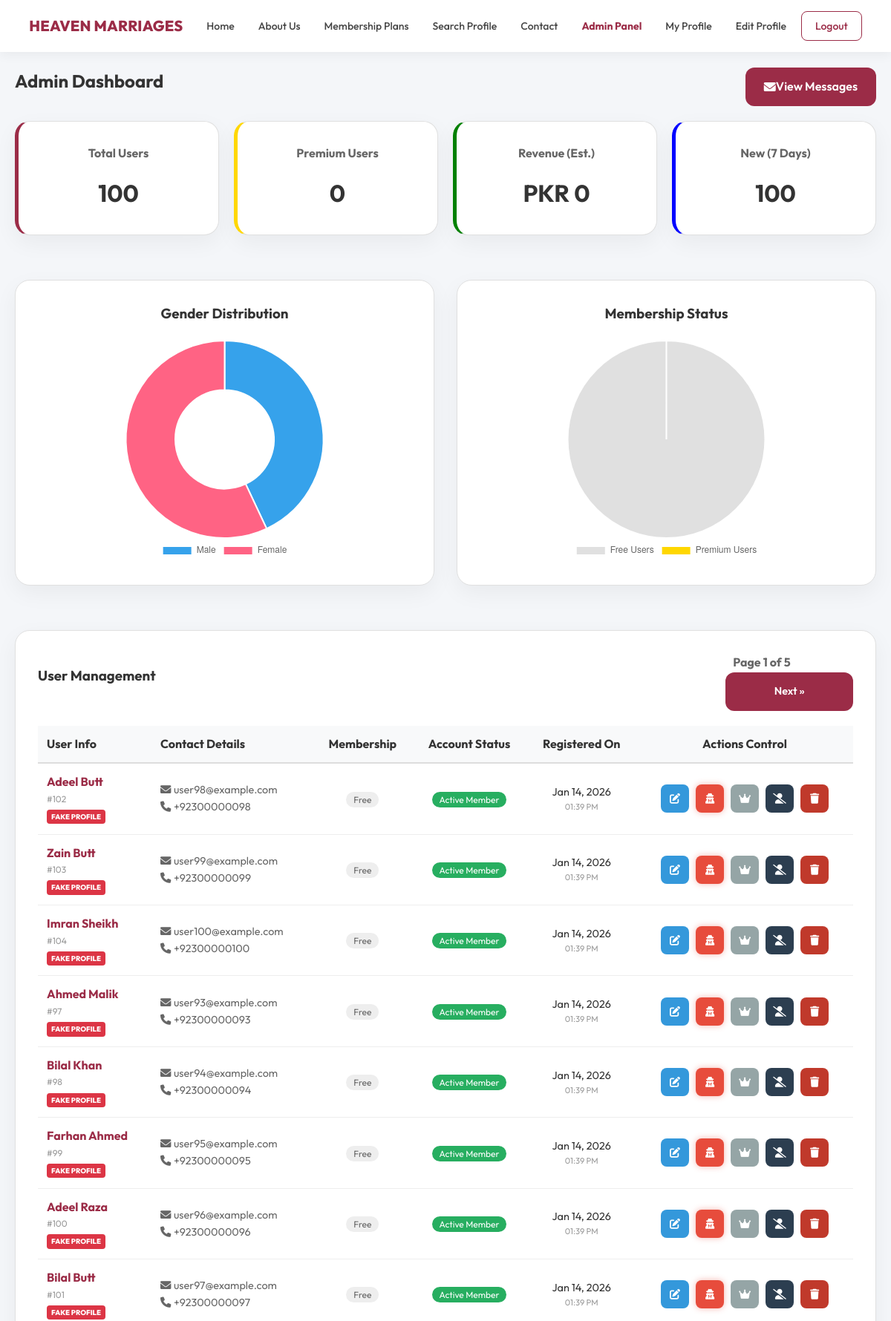
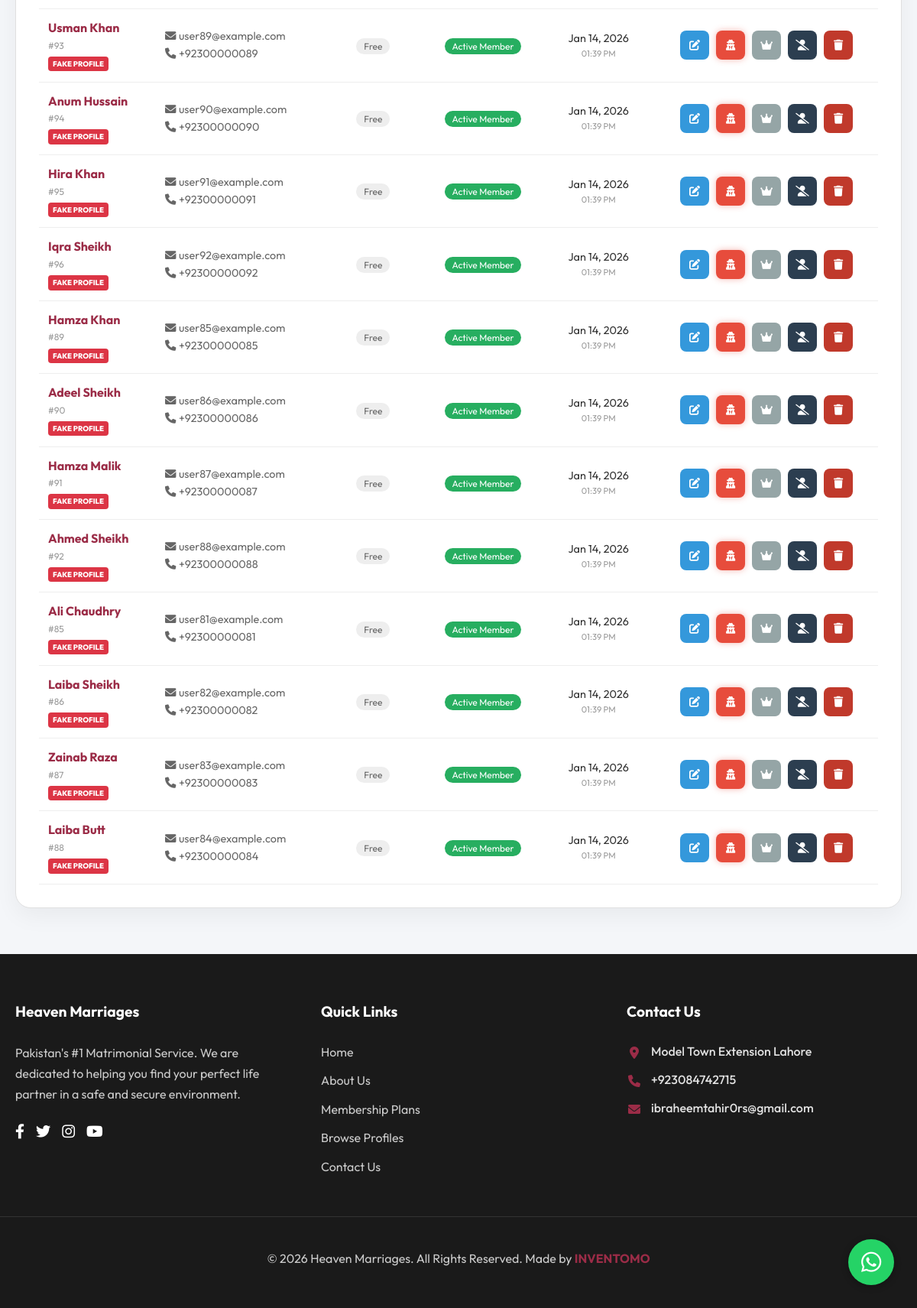
Page /admin_dashboard.php (signed in) on the committed database (2 pictures, top to bottom).
### tables this page shows
CREATE TABLE `profiles` (
  `id` int(11) NOT NULL,
  `user_id` int(11) NOT NULL,
  `phone` varchar(20) DEFAULT NULL,
  `gender` enum('Male','Female') NOT NULL,
  `date_of_birth` date DEFAULT NULL,
  `city` varchar(100) DEFAULT NULL,
  `city_origin` varchar(100) DEFAULT NULL,
  `state` varchar(100) DEFAULT NULL,
  `state_origin` varchar(100) DEFAULT NULL,
  `bio` text DEFAULT NULL,
  `partner_income` varchar(50) DEFAULT NULL,
  `partner_profession` varchar(100) DEFAULT NULL,
  `partner_education` varchar(100) DEFAULT NULL,
  `partner_caste` varchar(100) DEFAULT NULL,
  `partner_sect` varchar(50) DEFAULT NULL,
  `partner_religion` varchar(50) DEFAULT NULL,
  `partner_city` varchar(100) DEFAULT NULL,
  `partner_country` varchar(100) DEFAULT NULL,
  `partner_height_max` varchar(20) DEFAULT NULL,
  `partner_height_min` varchar(20) DEFAULT NULL,
  `partner_age_max` int(11) DEFAULT NULL,
  `partner_age_min` int(11) DEFAULT NULL,
  `partner_expectations` text DEFAULT NULL,
  `religion` varchar(50) DEFAULT NULL,
  `is_revert` enum('Yes','No') DEFAULT 'No',
  `sect` varchar(50) DEFAULT NULL,
  `caste` varchar(50) DEFAULT NULL,
  `marital_status` enum('Single','Divorced','Widowed','Separated') DEFAULT 'Single',
  `living_arrangement` varchar(100) DEFAULT NULL,
  `looking_to_marry` varchar(50) DEFAULT NULL,
  `education` varchar(100) DEFAULT NULL,
  `university` varchar(150) DEFAULT NULL,
  `occupation` varchar(100) DEFAULT NULL,
  `job_post` varchar(100) DEFAULT NULL,
  `height` varchar(20) DEFAULT NULL,
  `weight` varchar(20) DEFAULT NULL,
  `income` varchar(50) DEFAULT NULL,
  `monthly_income` varchar(50) DEFAULT NULL,
  `family_details` text DEFAULT NULL,
  `mother_tongue` varchar(50) DEFAULT NULL,
  `country` varchar(50) DEFAULT 'Pakistan',
  `willing_to_relocate` varchar(50) DEFAULT NULL,
  `country_origin` varchar(100) DEFAULT NULL,
  `profile_color` varchar(20) DEFAULT NULL
);

CREATE TABLE `users` (
  `id` int(11) NOT NULL,
  `name` varchar(100) NOT NULL,
  `email` varchar(150) NOT NULL,
  `password` varchar(255) NOT NULL,
  `role` enum('user','admin') DEFAULT 'user',
  `is_premium` tinyint(1) DEFAULT 0,
  `status` varchar(50) DEFAULT 'active',
  `created_at` timestamp NOT NULL DEFAULT current_timestamp(),
  `is_fake` tinyint(1) DEFAULT 0
);

CREATE TABLE `settings` (
  `id` int(11) NOT NULL,
  `setting_key` varchar(50) DEFAULT NULL,
  `setting_value` text DEFAULT NULL
);

### admin_dashboard.php (the view, shortened to what the rows shown need)
<?php
require_once 'includes/db.php';
require_once 'includes/functions.php';
$total_users = $pdo->query("SELECT COUNT(*) FROM users WHERE role = 'user'")->fetchColumn();
$premium_users = $pdo->query("SELECT COUNT(*) FROM users WHERE is_premium = 1 AND role = 'user'")->fetchColumn();
$male_count = $pdo->query("SELECT COUNT(*) FROM profiles WHERE gender = 'Male'")->fetchColumn();
$female_count = $pdo->query("SELECT COUNT(*) FROM profiles WHERE gender = 'Female'")->fetchColumn();
$limit = 20;
$page = isset($_GET['page']) && is_numeric($_GET['page']) ? (int) $_GET['page'] : 1;
$offset = ($page - 1) * $limit;
$stmt = $pdo->prepare("SELECT u.id, u.name, u.email, u.is_premium, u.is_fake, u.created_at, u.status, p.phone
                     FROM users u
                     LEFT JOIN profiles p ON u.id = p.user_id
                     WHERE u.role = 'user'
                     ORDER BY u.created_at DESC LIMIT :limit OFFSET :offset");
$stmt->bindValue(':limit', $limit, PDO::PARAM_INT);
$stmt->bindValue(':offset', $offset, PDO::PARAM_INT);
$stmt->execute();
$users_list = $stmt->fetchAll();
include 'includes/header.php';
?>
<div class="container mt-20">
    <div style="display: flex; justify-content: space-between; align-items: center; margin-bottom: 20px;">
        <h2>Admin Dashboard</h2>
    </div>
    <div class="card">
        <div style="overflow-x: auto;">
            <table class="responsive-table" style="width: 100%; border-collapse: collapse;">
                <thead>
                    <tr style="background: #f8f9fa;">
                        <th style="padding: 12px; text-align: left; border-bottom: 2px solid #ddd;">User Info</th>
                        <th style="padding: 12px; text-align: left; border-bottom: 2px solid #ddd;">Contact Details</th>
                        <th style="padding: 12px; text-align: center; border-bottom: 2px solid #ddd;">Membership</th>
                        <th style="padding: 12px; text-align: center; border-bottom: 2px solid #ddd;">Account Status
                        </th>
                        <th style="padding: 12px; text-align: center; border-bottom: 2px solid #ddd;">Registered On
                        </th>
                        <th style="padding: 12px; text-align: center; border-bottom: 2px solid #ddd;">Actions Control
                        </th>
                    </tr>
                </thead>
                <tbody>
                    <?php foreach ($users_list as $u): ?>
                        <tr>
                            <td data-label="User" style="padding: 12px; border-bottom: 1px solid #eee;">
                                <div style="font-weight: 700; color: var(--primary); font-size: 1rem;">
                                    <?php echo htmlspecialchars($u['name']); ?>
                                </div>
                                <div style="font-size: 0.75rem; color: #999;">#<?php echo $u['id']; ?></div>
                                <?php if ($u['is_fake']): ?>
                                    <span
                                        style="background: #dc3545; color: white; font-size: 0.6rem; padding: 2px 6px; border-radius: 4px; text-transform: uppercase; font-weight: 800; margin-top: 4px; display: inline-block;">Fake
                                        Profile</span>
                                <?php endif; ?>
                            </td>
                            <td data-label="Contact" style="padding: 12px; border-bottom: 1px solid #eee; color: #666;">
                                <div style="font-size: 0.9rem;"><i class="fas fa-envelope" style="width: 15px;"></i>
                                    <?php echo htmlspecialchars($u['email']); ?></div>
                                <div style="font-size: 0.9rem;"><i class="fas fa-phone" style="width: 15px;"></i>
                                    <?php echo htmlspecialchars($u['phone'] ?? 'N/A'); ?></div>
                            </td>
                            <td data-label="Membership"
                                style="padding: 12px; border-bottom: 1px solid #eee; text-align: center;">
                                <?php if ($u['is_premium']): ?>
                                    <span
                                        style="background: #FFD700; color: #333; padding: 3px 10px; border-radius: 20px; font-size: 0.75rem; font-weight: 700;">
                                        <i class="fas fa-crown"></i> Premium
                                    </span>
                                <?php else: ?>
                                    <span
                                        style="background: #eee; color: #666; padding: 3px 10px; border-radius: 20px; font-size: 0.75rem;">Free</span>
                                <?php endif; ?>
                            </td>
                            <td data-label="Account Status"
                                style="padding: 12px; border-bottom: 1px solid #eee; text-align: center;">
                                <?php if ($u['status'] === 'banned'): ?>
                                    <span
                                        style="background: #343a40; color: #fff; padding: 3px 10px; border-radius: 20px; font-size: 0.75rem;">Banned</span>
                                <?php elseif ($u['status'] === 'pending'): ?>
                                    <span
                                        style="background: #e67e22; color: #fff; padding: 3px 10px; border-radius: 20px; font-size: 0.75rem;">Pending
                                        Approval</span>
                                <?php else: ?>
                                    <span
                                        style="background: #27ae60; color: #fff; padding: 3px 10px; border-radius: 20px; font-size: 0.75rem;">Active
                                        Member</span>
                                <?php endif; ?>
                            </td>
                            <td data-label="Registered"
                                style="padding: 12px; border-bottom: 1px solid #eee; text-align: center; font-size: 0.9rem;">
                                <div><?php echo date('M d, Y', strtotime($u['created_at'])); ?></div>
                                <div style="font-size: 0.7rem; color: #999;">
                                    <?php echo date('h:i A', strtotime($u['created_at'])); ?>
                                </div>
                            </td>
                            <td data-label="Actions"
                                style="padding: 12px; border-bottom: 1px solid #eee; text-align: center;">
                                <div style="display: flex; gap: 5px; justify-content: center; flex-wrap: wrap;">
                                    <a href="edit_profile.php?id=<?php echo $u['id']; ?>" class="action-btn btn-edit"
                                        title="Edit Profile">
                                        <i class="fas fa-edit"></i>
                                    </a>
                                    <a href="admin_dashboard.php?action=toggle_fake&id=<?php echo $u['id']; ?>"
                                        class="action-btn btn-fake <?php echo $u['is_fake'] ? 'is-fake' : ''; ?>"
                                        title="<?php echo $u['is_fake'] ? 'Mark as Real' : 'Mark as Fake'; ?>">
                                        <i class="fas fa-user-secret"></i>
                                    </a>
                                    <?php if ($u['is_premium']): ?>
                                        <a href="admin_dashboard.php?action=revoke_premium&id=<?php echo $u['id']; ?>"
                                            class="action-btn btn-premium is-premium"
                                            onclick="return confirm('Downgrade to Free?');" title="Downgrade to Free">
                                            <i class="fas fa-crown"></i>
                                        </a>
                                    <?php else: ?>
                                        <a href="admin_dashboard.php?action=make_premium&id=<?php echo $u['id']; ?>"
                                            class="action-btn btn-premium" title="Upgrade to Premium">
                                            <i class="fas fa-crown"></i>
                                        </a>
                                    <?php endif; ?>
                                    <?php if ($u['status'] === 'banned'): ?>
                                        <a href="admin_dashboard.php?action=activate_user&id=<?php echo $u['id']; ?>"
                                            class="action-btn btn-unban" onclick="return confirm('Unban this user?');"
                                            title="Unban User">
                                            <i class="fas fa-user-check"></i>
                                        </a>
                                    <?php else: ?>
                                        <a href="admin_dashboard.php?action=ban_user&id=<?php echo $u['id']; ?>"
                                            class="action-btn btn-ban" onclick="return confirm('BAN this user?');"
                                            title="Ban User">
                                            <i class="fas fa-user-slash"></i>
                                        </a>
                                    <?php endif; ?>
                                    <a href="admin_dashboard.php?delete_id=<?php echo $u['id']; ?>"
                                        class="action-btn btn-delete"
                                        onclick="return confirm('Permanently delete this user? This cannot be undone.');"
                                        title="Delete User">
                                        <i class="fas fa-trash"></i>
                                    </a>
                                </div>
                            </td>
                        </tr>
                    <?php endforeach; ?>
                </tbody>
            </table>
        </div>
    </div>
</div>
<script>
    document.addEventListener('DOMContentLoaded', function () {
        // Gender Chart
        const ctxGender = document.getElementById('genderChart').getContext('2d');
        new Chart(ctxGender, {
            type: 'doughnut',
            data: {
                labels: ['Male', 'Female'],
                datasets: [{
                    data: [<?php echo $male_count; ?>, <?php echo $female_count; ?>],
                    backgroundColor: ['#36A2EB', '#FF6384'],
                    hoverOffset: 4
                }]
            },
            options: {
                responsive: true,
                maintainAspectRatio: false,
                plugins: {
                    legend: {
                        position: 'bottom',
                    }
                }
            }
        });
        // Premium Status Chart
        const ctxPrem = document.getElementById('premiumChart').getContext('2d');
        new Chart(ctxPrem, {
            type: 'pie',
            data: {
                labels: ['Free Users', 'Premium Users'],
                datasets: [{
                    data: [<?php echo ($total_users - $premium_users); ?>, <?php echo $premium_users; ?>],
                    backgroundColor: ['#e0e0e0', '#FFD700'],
                    hoverOffset: 4
                }]
            },
            options: {
                responsive: true,
                maintainAspectRatio: false,
                plugins: {
                    legend: {
                        position: 'bottom',
                    }
                }
            }
        });
    });
</script>
<?php include 'includes/footer.php'; ?>

### includes/footer.php (shortened to what the rows shown need)
<?php
global $pdo;
$wa_number = '+92 308 4742715';
if (isset($pdo)) {
    try {
        $db_wa = getSetting($pdo, 'whatsapp_number');
        if ($db_wa) {
            $wa_number = $db_wa;
        }
    } catch (Exception $e) {
    }
}
$clean_wa = str_replace(['+', ' ', '-'], '', $wa_number);
?>
<footer class="footer">
    <div class="container"
        style="display: grid; grid-template-columns: repeat(auto-fit, minmax(250px, 1fr)); gap: 40px; margin-bottom: 40px;">
        <div class="footer-col">
            <ul class="contact-info">
                <li>
                    <i class="fas fa-phone"></i>
                    <a href="https://wa.me/<?php echo $clean_wa; ?>" target="_blank"><?php echo $wa_number; ?></a>
                </li>
            </ul>
        </div>
    </div>
</footer>
</body>
</html>

### rows in the picture
profiles: user.name "Adeel Butt", user "102", user.email "user98@example.com", phone "+92300000098", user.created_at "Jan 14, 2026", user.created_at "01:39 PM"
profiles: user.name "Zain Butt", user "103", user.email "user99@example.com", phone "+92300000099", user.created_at "Jan 14, 2026", user.created_at "01:39 PM"
profiles: user.name "Imran Sheikh", user "104", user.email "user100@example.com", phone "+92300000100", user.created_at "Jan 14, 2026", user.created_at "01:39 PM"
profiles: user.name "Ahmed Malik", user "97", user.email "user93@example.com", phone "+92300000093", user.created_at "Jan 14, 2026", user.created_at "01:39 PM"
profiles: user.name "Bilal Khan", user "98", user.email "user94@example.com", phone "+92300000094", user.created_at "Jan 14, 2026", user.created_at "01:39 PM"
profiles: user.name "Farhan Ahmed", user "99", user.email "user95@example.com", phone "+92300000095", user.created_at "Jan 14, 2026", user.created_at "01:39 PM"
profiles: user.name "Adeel Raza", user "100", user.email "user96@example.com", phone "+92300000096", user.created_at "Jan 14, 2026", user.created_at "01:39 PM"
profiles: user.name "Bilal Butt", user "101", user.email "user97@example.com", phone "+92300000097", user.created_at "Jan 14, 2026", user.created_at "01:39 PM"
profiles: user.name "Usman Khan", user "93", user.email "user89@example.com", phone "+92300000089", user.created_at "Jan 14, 2026", user.created_at "01:39 PM"
profiles: user.name "Anum Hussain", user "94", user.email "user90@example.com", phone "+92300000090", user.created_at "Jan 14, 2026", user.created_at "01:39 PM"
profiles: user.name "Hira Khan", user "95", user.email "user91@example.com", phone "+92300000091", user.created_at "Jan 14, 2026", user.created_at "01:39 PM"
profiles: user.name "Iqra Sheikh", user "96", user.email "user92@example.com", phone "+92300000092", user.created_at "Jan 14, 2026", user.created_at "01:39 PM"
profiles: user.name "Hamza Khan", user "89", user.email "user85@example.com", phone "+92300000085", user.created_at "Jan 14, 2026", user.created_at "01:39 PM"
profiles: user.name "Adeel Sheikh", user "90", user.email "user86@example.com", phone "+92300000086", user.created_at "Jan 14, 2026", user.created_at "01:39 PM"
profiles: user.name "Hamza Malik", user "91", user.email "user87@example.com", phone "+92300000087", user.created_at "Jan 14, 2026", user.created_at "01:39 PM"
profiles: user.name "Ahmed Sheikh", user "92", user.email "user88@example.com", phone "+92300000088", user.created_at "Jan 14, 2026", user.created_at "01:39 PM"
profiles: user.name "Ali Chaudhry", user "85", user.email "user81@example.com", phone "+92300000081", user.created_at "Jan 14, 2026", user.created_at "01:39 PM"
profiles: user.name "Laiba Sheikh", user "86", user.email "user82@example.com", phone "+92300000082", user.created_at "Jan 14, 2026", user.created_at "01:39 PM"
profiles: user.name "Zainab Raza", user "87", user.email "user83@example.com", phone "+92300000083", user.created_at "Jan 14, 2026", user.created_at "01:39 PM"
profiles: user.name "Laiba Butt", user "88", user.email "user84@example.com", phone "+92300000084", user.created_at "Jan 14, 2026", user.created_at "01:39 PM"
settings: setting_value "+923084742715"

### other values in the picture
$total_users "100"
$premium_users "0"
$revenue "0"
$recent_registrations "100"
$page "1"
$total_pages "5"
chart data {{ $male_count }} 43
chart data {{ $female_count }} 57
chart data {{ $premium_users }} 0
